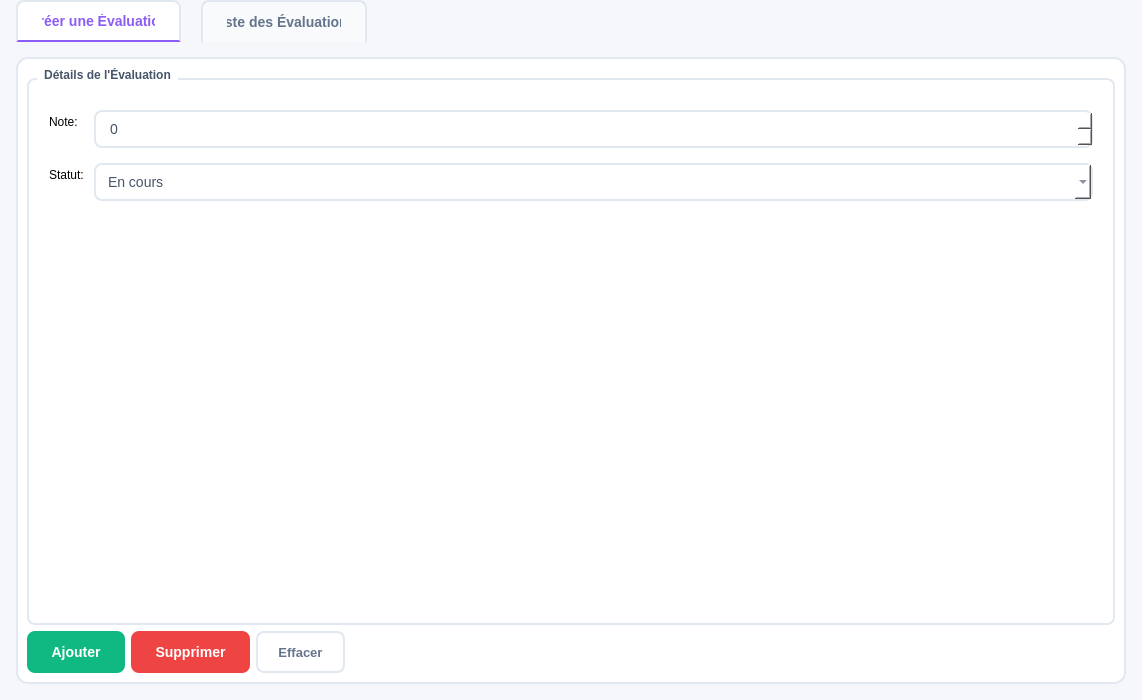
<?xml version="1.0" encoding="UTF-8"?>
<ui version="4.0">
 <class>Evaluation</class>
 <widget class="QWidget" name="Evaluation">
  <property name="geometry">
   <rect>
    <x>0</x>
    <y>0</y>
    <width>1142</width>
    <height>700</height>
   </rect>
  </property>
  <property name="windowTitle">
   <string>Gestion des Évaluations</string>
  </property>
  <property name="styleSheet">
   <string notr="true">QWidget#Evaluation {
    background-color: #F5F7FA;
}</string>
  </property>
  <layout class="QVBoxLayout" name="verticalLayout">
   <property name="spacing">
    <number>0</number>
   </property>
   <property name="leftMargin">
    <number>0</number>
   </property>
   <property name="topMargin">
    <number>0</number>
   </property>
   <property name="rightMargin">
    <number>0</number>
   </property>
   <property name="bottomMargin">
    <number>0</number>
   </property>
   <item>
    <widget class="QTabWidget" name="tabWidget">
     <property name="styleSheet">
      <string notr="true">QTabWidget::pane {
    border: 1.5px solid #E2E8F0;
    border-radius: 12px;
    background-color: #FFFFFF;
    top: -1px;
    margin: 16px;
}
QTabBar::tab {
    background-color: #F8FAFC;
    color: #64748B;
    padding: 12px 24px;
    border: 1.5px solid #E2E8F0;
    border-bottom: none;
    border-top-left-radius: 8px;
    border-top-right-radius: 8px;
    font-family: 'Segoe UI', sans-serif;
    font-size: 14px;
    font-weight: 600;
    margin-right: 4px;
    margin-left: 16px;
}
QTabBar::tab:selected {
    background-color: #FFFFFF;
    color: #8B5CF6;
    border-bottom: 2px solid #8B5CF6;
}
QTabBar::tab:hover:!selected {
    background-color: #EEF2FF;
    color: #8B5CF6;
}</string>
     </property>
     <property name="currentIndex">
      <number>0</number>
     </property>
     <widget class="QWidget" name="tabForm">
      <attribute name="title">
       <string>Créer une Évaluation</string>
      </attribute>
      <layout class="QVBoxLayout" name="verticalLayout_3">
       <item>
        <widget class="QGroupBox" name="formGroup">
         <property name="styleSheet">
          <string notr="true">QGroupBox { 
    font-weight: 600; 
    border: 1.5px solid #E2E8F0; 
    border-radius: 8px; 
    margin-top: 10px; 
    padding-top: 10px;
    background-color: #FFFFFF;
    color: #475569;
}
QGroupBox::title { 
    subcontrol-origin: margin; 
    left: 10px; 
    padding: 0 5px; 
}</string>
         </property>
         <property name="title">
          <string>Détails de l'Évaluation</string>
         </property>
         <layout class="QFormLayout" name="formLayout">
          <property name="horizontalSpacing">
           <number>10</number>
          </property>
          <property name="verticalSpacing">
           <number>15</number>
          </property>
          <property name="leftMargin">
           <number>20</number>
          </property>
          <property name="topMargin">
           <number>20</number>
          </property>
          <property name="rightMargin">
           <number>20</number>
          </property>
          <property name="bottomMargin">
           <number>20</number>
          </property>
          <item row="0" column="0">
           <widget class="QLabel" name="label_note">
            <property name="text">
             <string>Note:</string>
            </property>
           </widget>
          </item>
          <item row="0" column="1">
           <widget class="QSpinBox" name="noteSpinBox">
            <property name="minimumSize">
             <size>
              <width>0</width>
              <height>38</height>
             </size>
            </property>
            <property name="styleSheet">
             <string notr="true">QSpinBox {
    border: 1.5px solid #E2E8F0;
    border-radius: 8px;
    padding: 8px 12px;
    background: #FFFFFF;
    font-family: 'Segoe UI', sans-serif;
    font-size: 14px;
    color: #475569;
}
QSpinBox:hover {
    border-color: #C7D2FE;
}
QSpinBox:focus {
    border-color: #8B5CF6;
    background-color: #FAFBFF;
}</string>
            </property>
            <property name="maximum">
             <number>20</number>
            </property>
           </widget>
          </item>
          <item row="1" column="0">
           <widget class="QLabel" name="label_statut">
            <property name="text">
             <string>Statut:</string>
            </property>
           </widget>
          </item>
          <item row="1" column="1">
           <widget class="QComboBox" name="statusCombo">
            <property name="minimumSize">
             <size>
              <width>0</width>
              <height>38</height>
             </size>
            </property>
            <property name="styleSheet">
             <string notr="true">QComboBox {
    border: 1.5px solid #E2E8F0;
    border-radius: 8px;
    padding: 8px 12px;
    background: #FFFFFF;
    font-family: 'Segoe UI', sans-serif;
    font-size: 14px;
    color: #475569;
}
QComboBox:hover {
    border-color: #C7D2FE;
}
QComboBox:focus {
    border-color: #8B5CF6;
    background-color: #FAFBFF;
}</string>
            </property>
            <item>
             <property name="text">
              <string>En cours</string>
             </property>
            </item>
            <item>
             <property name="text">
              <string>Terminé</string>
             </property>
            </item>
            <item>
             <property name="text">
              <string>En attente</string>
             </property>
            </item>
           </widget>
          </item>
         </layout>
        </widget>
       </item>
       <item>
        <layout class="QHBoxLayout" name="buttonLayout">
         <item>
          <widget class="QPushButton" name="addBtn">
           <property name="minimumSize">
            <size>
             <width>0</width>
             <height>42</height>
            </size>
           </property>
           <property name="cursor">
            <cursorShape>PointingHandCursor</cursorShape>
           </property>
           <property name="styleSheet">
            <string notr="true">QPushButton {
    background-color: #10B981;
    color: white;
    border: none;
    border-radius: 8px;
    font-family: 'Segoe UI', sans-serif;
    font-size: 14px;
    font-weight: 600;
    padding: 10px 24px;
}
QPushButton:hover {
    background-color: #059669;
}
QPushButton:pressed {
    background-color: #047857;
}</string>
           </property>
           <property name="text">
            <string>Ajouter</string>
           </property>
          </widget>
         </item>
         <item>
          <widget class="QPushButton" name="deleteBtn">
           <property name="minimumSize">
            <size>
             <width>0</width>
             <height>42</height>
            </size>
           </property>
           <property name="cursor">
            <cursorShape>PointingHandCursor</cursorShape>
           </property>
           <property name="styleSheet">
            <string notr="true">QPushButton {
    background-color: #EF4444;
    color: white;
    border: none;
    border-radius: 8px;
    font-family: 'Segoe UI', sans-serif;
    font-size: 14px;
    font-weight: 600;
    padding: 10px 24px;
}
QPushButton:hover {
    background-color: #DC2626;
}
QPushButton:pressed {
    background-color: #B91C1C;
}</string>
           </property>
           <property name="text">
            <string>Supprimer</string>
           </property>
          </widget>
         </item>
         <item>
          <widget class="QPushButton" name="clearBtn">
           <property name="minimumSize">
            <size>
             <width>0</width>
             <height>42</height>
            </size>
           </property>
           <property name="cursor">
            <cursorShape>PointingHandCursor</cursorShape>
           </property>
           <property name="styleSheet">
            <string notr="true">QPushButton { 
    background-color: transparent; 
    color: #64748B; 
    border: 2px solid #E2E8F0; 
    border-radius: 8px; 
    font-family: 'Segoe UI', sans-serif;
    font-size: 13px;
    font-weight: 600; 
    padding: 8px 20px; 
}
QPushButton:hover { 
    background-color: #F8FAFC;
    border-color: #CBD5E1;
}</string>
           </property>
           <property name="text">
            <string>Effacer</string>
           </property>
          </widget>
         </item>
         <item>
          <spacer name="horizontalSpacer_4">
           <property name="orientation">
            <enum>Qt::Orientation::Horizontal</enum>
           </property>
           <property name="sizeHint" stdset="0">
            <size>
             <width>40</width>
             <height>20</height>
            </size>
           </property>
          </spacer>
         </item>
        </layout>
       </item>
      </layout>
     </widget>
     <widget class="QWidget" name="tabList">
      <attribute name="title">
       <string>Liste des Évaluations</string>
      </attribute>
      <layout class="QVBoxLayout" name="verticalLayout_2">
       <item>
        <layout class="QHBoxLayout" name="toolbarLayout">
         <property name="spacing">
          <number>12</number>
         </property>
         <property name="leftMargin">
          <number>16</number>
         </property>
         <property name="topMargin">
          <number>16</number>
         </property>
         <property name="rightMargin">
          <number>16</number>
         </property>
         <property name="bottomMargin">
          <number>16</number>
         </property>
         <item>
          <widget class="QLineEdit" name="searchEdit">
           <property name="minimumSize">
            <size>
             <width>300</width>
             <height>40</height>
            </size>
           </property>
           <property name="styleSheet">
            <string notr="true">QLineEdit {
    border: 1.5px solid #E2E8F0;
    border-radius: 8px;
    padding: 8px 16px;
    background: #FFFFFF;
    font-family: 'Segoe UI', sans-serif;
    font-size: 14px;
    color: #475569;
}
QLineEdit:hover {
    border-color: #C7D2FE;
}
QLineEdit:focus {
    border-color: #6366F1;
    background-color: #FAFBFF;
}</string>
           </property>
           <property name="placeholderText">
            <string>Rechercher...</string>
           </property>
          </widget>
         </item>
         <item>
          <widget class="QPushButton" name="searchBtn">
           <property name="minimumSize">
            <size>
             <width>110</width>
             <height>40</height>
            </size>
           </property>
           <property name="cursor">
            <cursorShape>PointingHandCursor</cursorShape>
           </property>
           <property name="styleSheet">
            <string notr="true">QPushButton {
    background-color: transparent;
    color: #3B82F6;
    border: 2px solid #3B82F6;
    border-radius: 8px;
    font-family: 'Segoe UI', sans-serif;
    font-size: 14px;
    font-weight: 600;
    padding: 0px 12px;
}
QPushButton:hover {
    background-color: #3B82F6;
    color: white;
}</string>
           </property>
           <property name="text">
            <string>Rechercher</string>
           </property>
          </widget>
         </item>
         <item>
          <spacer name="horizontalSpacer">
           <property name="orientation">
            <enum>Qt::Orientation::Horizontal</enum>
           </property>
           <property name="sizeHint" stdset="0">
            <size>
             <width>40</width>
             <height>20</height>
            </size>
           </property>
          </spacer>
         </item>
        </layout>
       </item>
       <item>
        <widget class="QTableWidget" name="evaluationTable">
         <property name="styleSheet">
          <string notr="true">QTableWidget {
    background-color: #FFFFFF;
    border: none;
    gridline-color: #F1F5F9;
    font-family: 'Segoe UI', 'Roboto', sans-serif;
}
QTableWidget::item {
    padding: 14px;
    border-bottom: 1px solid #F1F5F9;
    color: #475569;
    font-size: 13px;
}
QTableWidget::item:selected {
    background-color: #F1F5F9;
    color: #1E293B;
}
QHeaderView::section {
    background-color: #F8FAFC;
    color: #64748B;
    padding: 16px;
    border: none;
    border-bottom: 2px solid #E2E8F0;
    border-right: 1px solid #F1F5F9;
    font-weight: 600;
    font-size: 12px;
    text-transform: uppercase;
    font-family: 'Segoe UI', 'Roboto', sans-serif;
    letter-spacing: 0.8px;
}</string>
         </property>
         <property name="editTriggers">
          <set>QAbstractItemView::EditTrigger::NoEditTriggers</set>
         </property>
         <property name="alternatingRowColors">
          <bool>true</bool>
         </property>
         <property name="selectionMode">
          <enum>QAbstractItemView::SelectionMode::SingleSelection</enum>
         </property>
         <property name="selectionBehavior">
          <enum>QAbstractItemView::SelectionBehavior::SelectRows</enum>
         </property>
         <attribute name="horizontalHeaderStretchLastSection">
          <bool>true</bool>
         </attribute>
         <attribute name="verticalHeaderVisible">
          <bool>false</bool>
         </attribute>
        </widget>
       </item>
      </layout>
     </widget>
    </widget>
   </item>
  </layout>
 </widget>
 <resources/>
 <connections/>
</ui>
